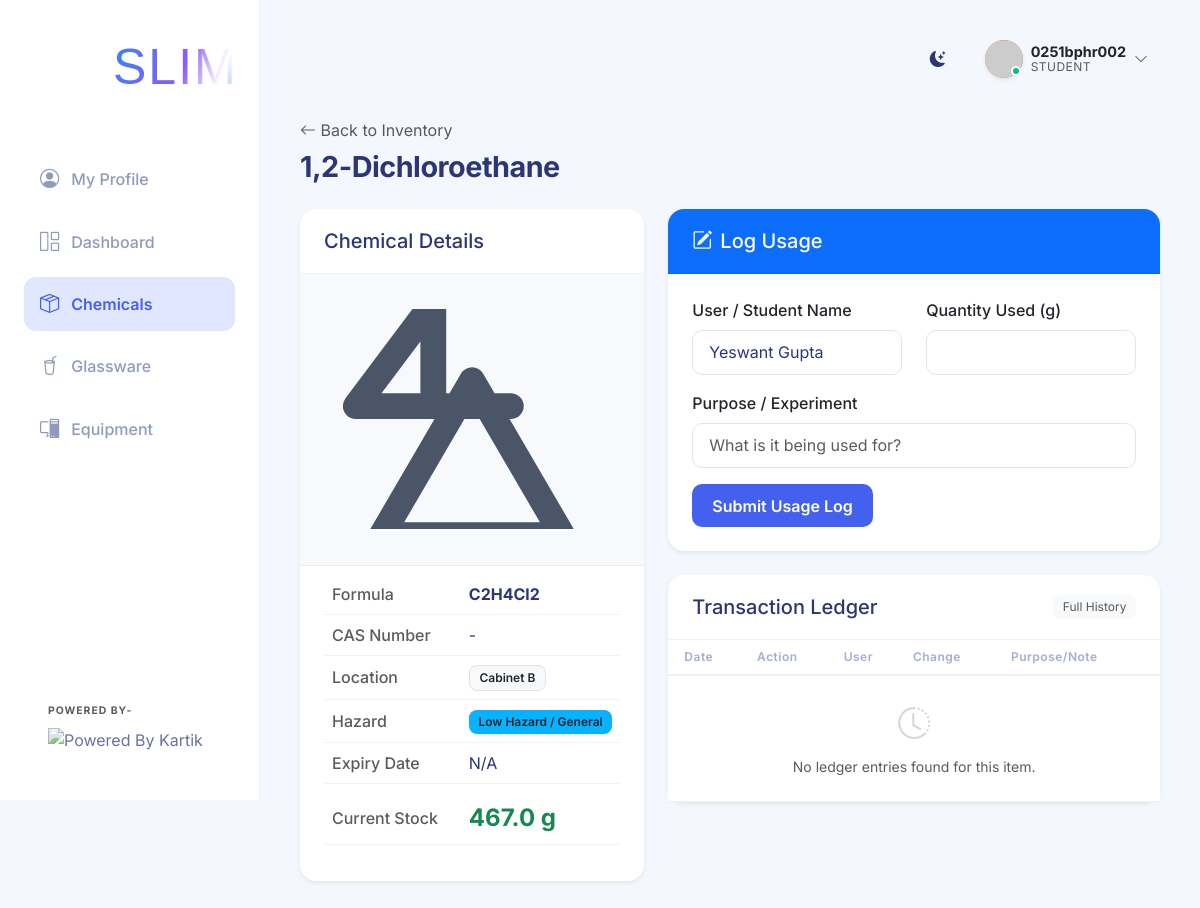
Before: /chemicals/1 (signed in) with the older database file.
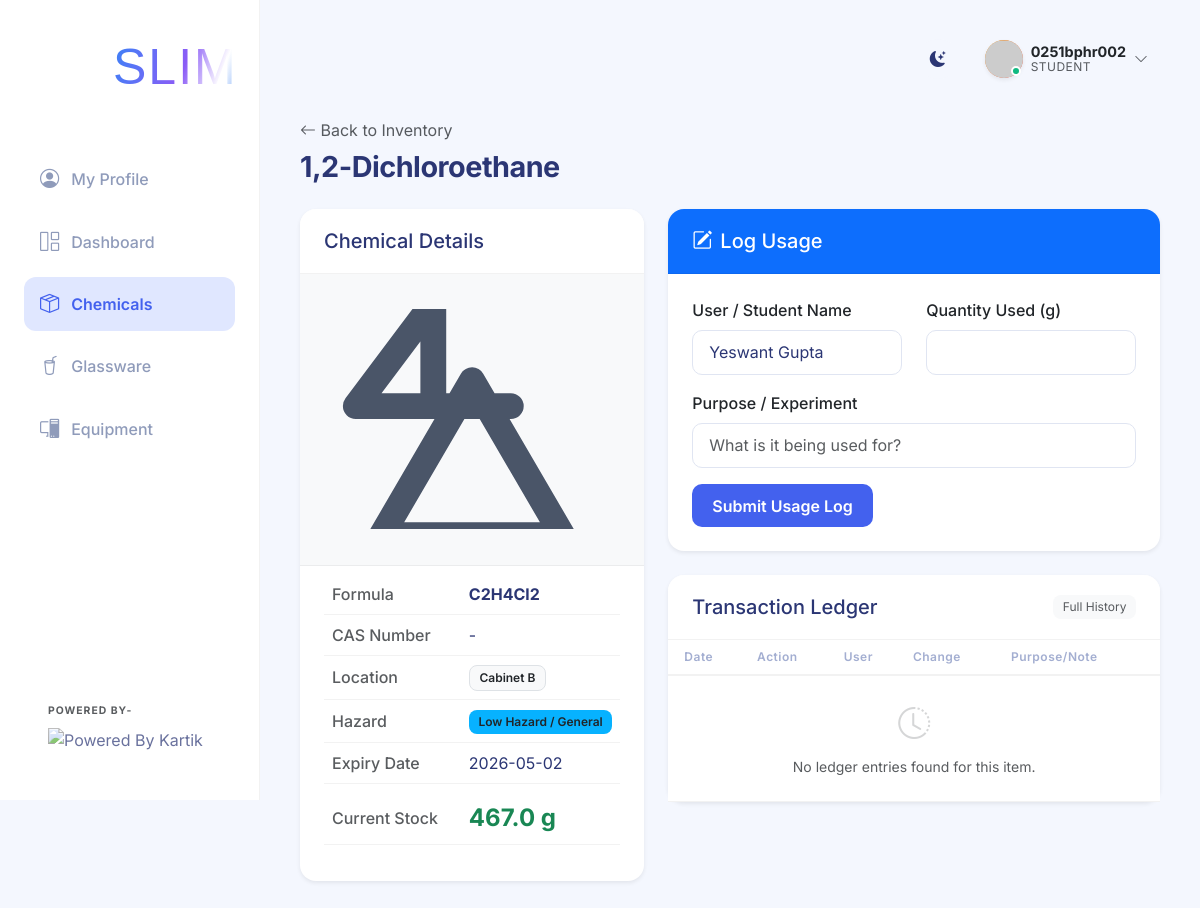
After: the same page with the newer database file.
### app.py (models this page shows)
class Chemical(db.Model):
    id = db.Column(db.Integer, primary_key=True)
    name = db.Column(db.String(150), nullable=False)
    formula = db.Column(db.String(100), nullable=False)
    cas_number = db.Column(db.String(50), nullable=True)
    quantity = db.Column(db.Float, nullable=False, default=0.0)
    unit = db.Column(db.String(20), nullable=False)
    location = db.Column(db.String(100), nullable=False)
    expiry_date = db.Column(db.Date, nullable=True)
    hazard_category = db.Column(db.String(100), nullable=True)
    category = db.Column(db.String(50), default='Chemicals') # New: Chemicals, Reagents, Indicators, Miscellaneous
    logs = db.relationship('UsageLog', backref='chemical', lazy=True, cascade="all, delete-orphan")

### app.py (the view)
@app.route('/chemicals/<int:id>')
def chemical_detail(id):
    chemical = Chemical.query.get_or_404(id)
    fallback_image = get_lab_item_image(chemical.name, suffix=" plant specimen", width=500)
    logs = UsageLog.query.filter_by(chemical_id=id).order_by(UsageLog.date.desc()).all()
    return render_template('chemical_detail.html', chemical=chemical, logs=logs, fallback_image=fallback_image)

### app.py (called while the page is built)
@login_manager.user_loader
def load_user(user_id):
    return User.query.get(int(user_id))

### templates/chemical_detail.html (shortened to what the changed rows need)
{% extends 'base.html' %}
{% block content %}
<div class="d-flex justify-content-between align-items-center mb-4">
    <div>
        <a href="{{ url_for('chemicals') }}" class="text-decoration-none text-muted mb-2 d-inline-block">
            <i class="bi bi-arrow-left"></i> Back to Inventory
        </a>
        <h2 class="page-title mb-0 d-flex align-items-center">
            {{ chemical.name }}
        </h2>
    </div>
</div>
<div class="row">
    <div class="col-md-5 mb-4">
        <div class="card shadow-sm h-100">
            <div class="card-body pt-2">
                <table class="table table-borderless mb-0">
                    <tbody>
                        <tr>
                            <td class="text-muted fw-medium w-50">Formula</td>
                            <td class="fw-bold">{{ chemical.formula }}</td>
                        </tr>
                        <tr>
                            <td class="text-muted fw-medium">CAS Number</td>
                            <td>{{ chemical.cas_number or '-' }}</td>
                        </tr>
                        <tr>
                            <td><span class="badge bg-light text-dark border">{{ chemical.location }}</span></td>
                        </tr>
                        <tr>
                            <td>
                                {% if chemical.hazard_category %}
                                <span class="badge bg-warning text-dark">{{ chemical.hazard_category }}</span>
                                {% else %}
                                -
                                {% endif %}
                            </td>
                        </tr>
                        <tr>
                            <td class="text-muted fw-medium">Expiry Date</td>
                            <td>{{ chemical.expiry_date.strftime('%Y-%m-%d') if chemical.expiry_date else 'N/A' }}</td>
                        </tr>
                        <tr class="border-top">
                            <td class="pt-3">
                                <span class="fs-4 fw-bold {% if chemical.quantity < 50 %}text-danger{% else %}text-success{% endif %}">
                                    {{ chemical.quantity }} {{ chemical.unit }}
                                </span>
                            </td>
                        </tr>
                    </tbody>
                </table>
            </div>
        </div>
    </div>
    <div class="col-md-7 mb-4">
        <div class="card shadow-sm mb-4 border-primary">
            <div class="card-body">
                {% if current_user.is_authenticated %}
                <form action="{{ url_for('log_usage', id=chemical.id) }}" method="POST">
                    <div class="row mb-3">
                        <div class="col-md-6">
                            <label class="form-label fw-medium">User / Student Name</label>
                            <input type="text" name="user_name" class="form-control"
                                   value="{{ current_user.full_name or current_user.username }}"
                                   {% if current_user.role != 'teacher' %}readonly{% endif %} required>
                        </div>
                        <div class="col-md-6">
                            <label class="form-label fw-medium">Quantity Used ({{ chemical.unit }})</label>
                            <input type="number" step="0.01" min="0.01" max="{{ chemical.quantity }}" name="quantity_used" class="form-control" required>
                        </div>
                    </div>
                    <div class="mb-3">
                        <label class="form-label fw-medium">Purpose / Experiment</label>
                        <input type="text" name="purpose" class="form-control" placeholder="What is it being used for?" required>
                    </div>
                    <button type="submit" class="btn btn-primary" {% if chemical.quantity <= 0 %}disabled{% endif %}>
                        Submit Usage Log
                    </button>
                </form>
                {% else %}
                <div class="text-center py-3">
                    <i class="bi bi-lock text-muted fs-1 d-block mb-2"></i>
                    <p class="text-muted">You must be logged in as a Student or Teacher to log usage.</p>
                    <button class="btn btn-outline-primary" data-bs-toggle="modal" data-bs-target="#loginModal">Login Now</button>
                </div>
                {% endif %}
            </div>
        </div>
        <div class="card shadow-sm">
            <div class="card-body p-0">
                <div class="table-responsive" style="max-height: 400px; overflow-y: auto;">
                    <table class="table table-hover mb-0 small">
                        <thead class="bg-light sticky-top">
                            <tr>
                                <th class="ps-3">Date</th>
                                <th>Action</th>
                                <th>User</th>
                                <th>Change</th>
                                <th>Purpose/Note</th>
                            </tr>
                        </thead>
                    </table>
                </div>
            </div>
        </div>
    </div>
</div>
{% endblock %}

Changed rows visible on the page:
changed Chemical "1,2-Dichloroethane": expiry_date "N/A" → "2026-05-02"
